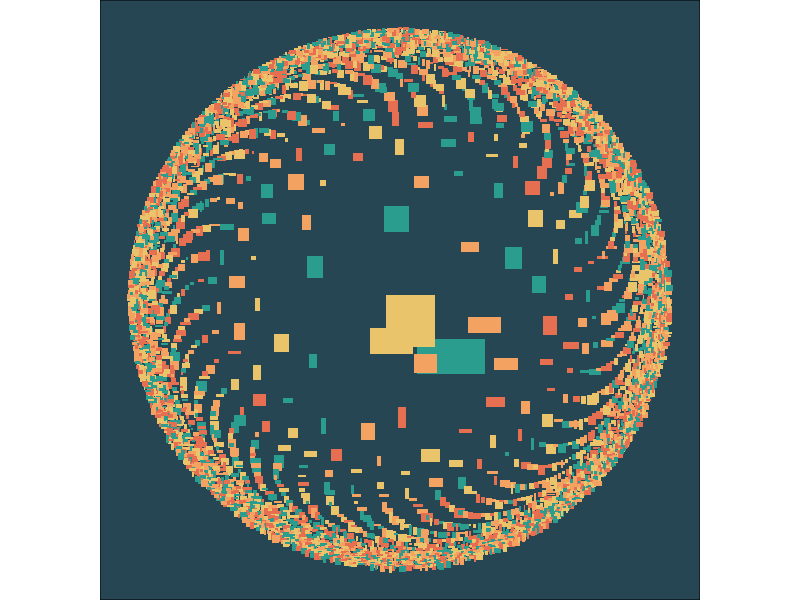
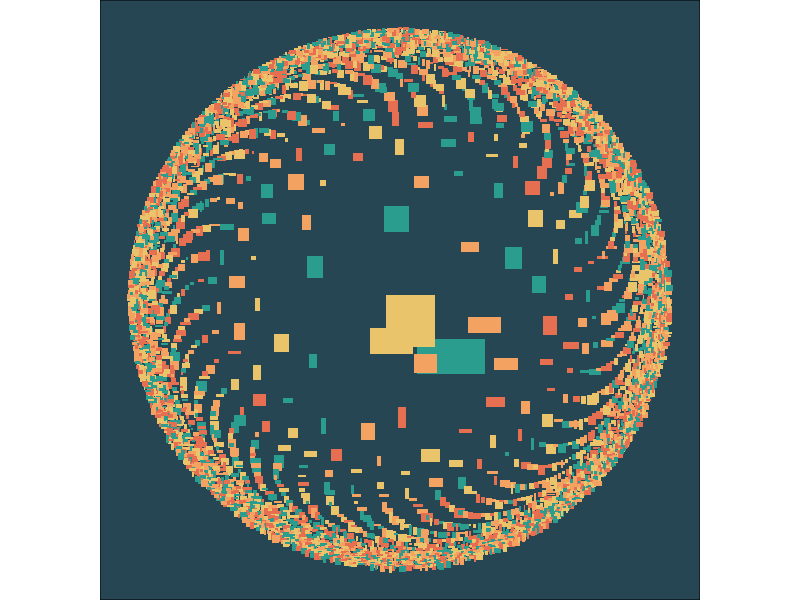

Here is the R script that generated these plots, in order:
##264653 #2a9d8f #e9c46a #f4a261 #e76f51, no gradients.

# Optionally, you can use a black or white background.

# libraries ----
library(data.table)
library(ggplot2)

# functions ----
create_rectangle <- function(corner = c(0, 0), xLength = 2, yLength = xLength)
{
    data.table(
        x = c(corner[1], corner[1] + xLength, corner[1] + xLength, corner[1]),
        y = c(corner[2], corner[2], corner[2] - yLength, corner[2] - yLength)
    ) 
}

# other settings ----
colorPallette <- c('#2a9d8f', '#e9c46a', '#f4a261', '#e76f51')
names(colorPallette) <- letters[1:length(colorPallette)]

set.seed(seed = 126)

# create data to plot ----
# number of rectangles to draw
nRects <- 5000

# minimum and maximum length of side
minSize <- .1
maxSize <- .5

dataPLot <- rbindlist(
    l = lapply(
        X = 1:nRects,
        FUN = function(n)
        {
            thisRect <- create_rectangle(
                corner = c(log(log(n))*cos(n), log(log(n))*sin(n)), # this gives me a spinning effect
                xLength = runif(1, minSize, maxSize)/log(n), 
                yLength = runif(1, minSize, maxSize)/log(n)
                )
            thisRect[, filling := sample(names(colorPallette), size = 1)]
            thisRect[, id := n]
            return(thisRect)
        }
    )
)

# plot itself
ggplot(data = dataPLot[order(-id)], aes(x = x, y = y, fill = filling, group = id)) + 
    geom_polygon() + 
    scale_fill_manual(values = colorPallette) + 
    theme_void() + 
    theme(
        legend.position = "none", aspect.ratio = 1, panel.background = element_rect(fill = '#264653')
    )
ggsave(filename = "results/23_no_gradients.png", height = 3, width = 3, dpi = 1440)
